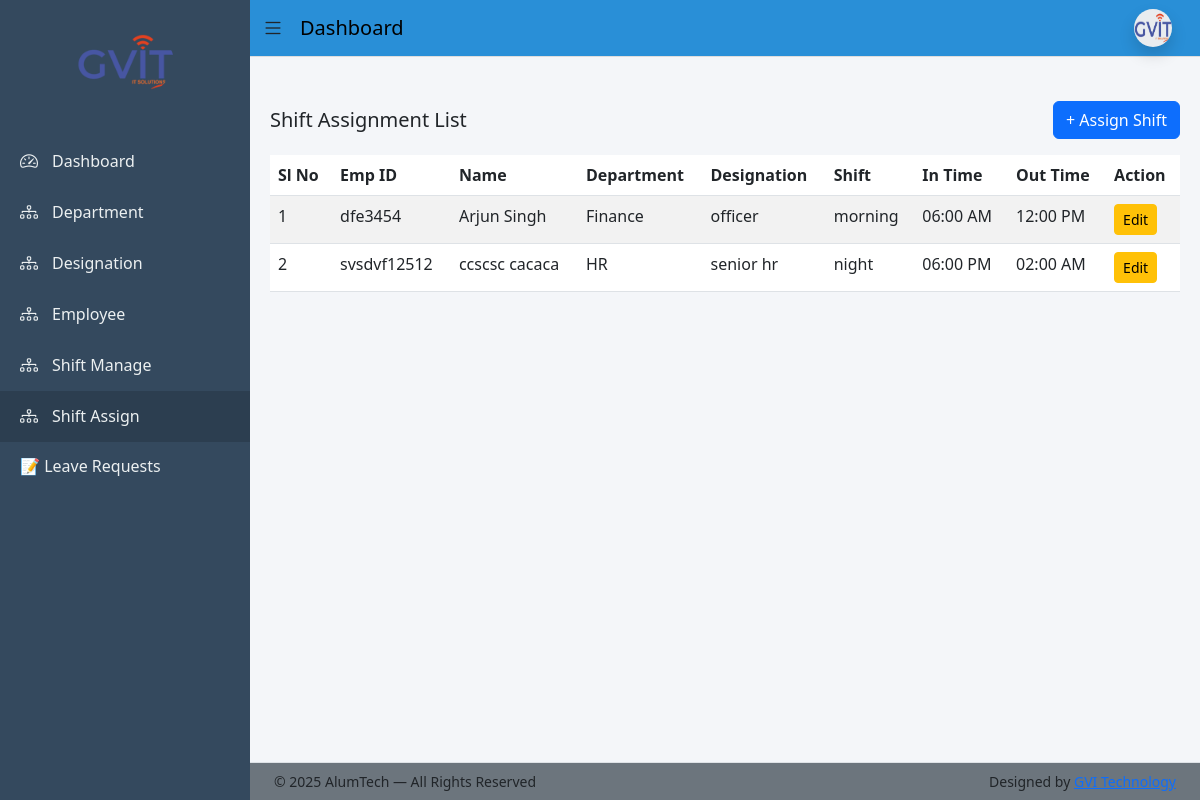
Page /shift-assign/list/ (signed in) on the earlier database version.
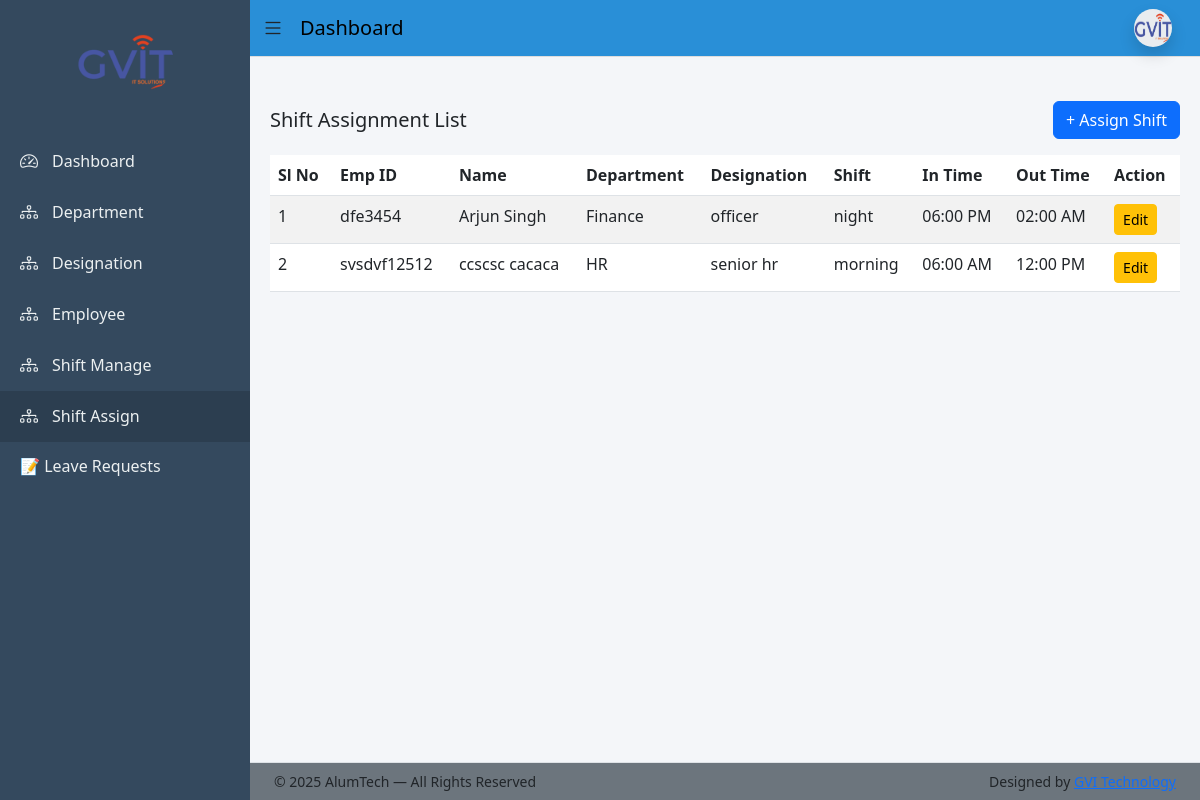
Same page on the later database version.
### app/models.py (models this page shows, shortened)
class ShiftAssignment(models.Model):
    employee = models.ForeignKey(Employee, on_delete=models.CASCADE)
    shift = models.ForeignKey(Shift, on_delete=models.CASCADE)
    assigned_date = models.DateField(auto_now_add=True)
    is_active = models.BooleanField(default=True)
    class Meta:
        ordering = ['-id']

class Shift(models.Model):
    name = models.CharField(max_length=100)
    start_time = models.TimeField()
    end_time = models.TimeField()
    break_minutes = models.PositiveIntegerField(default=0)
    is_active = models.BooleanField(default=True)
    created_at = models.DateTimeField(auto_now_add=True)

class Employee(models.Model):
    BLOOD_GROUP_CHOICES = [
        ('A+', 'A+'), ('A-', 'A-'),
        ('B+', 'B+'), ('B-', 'B-'),
        ('O+', 'O+'), ('O-', 'O-'),
        ('AB+', 'AB+'), ('AB-', 'AB-'),
    ]
    BACHELOR_CHOICES = [
        ('BCom', 'B.Com'),
        ('BSc', 'B.Sc'),
        ('BA', 'B.A'),
        ('BTech', 'B.Tech'),
    ]
    MASTER_CHOICES = [
        ('MCom', 'M.Com'),
        ('MSc', 'M.Sc'),
        ('MA', 'M.A'),
        ('MTech', 'M.Tech'),
    ]
    first_name = models.CharField(max_length=50)
    middle_name = models.CharField(max_length=50, blank=True)
    last_name = models.CharField(max_length=50)
    gender = models.CharField(max_length=10,choices=[('Male','Male'),('Female','Female'),('Other','Other')])
    blood_group = models.CharField(max_length=10, choices=BLOOD_GROUP_CHOICES, blank=True, null=True)
    date_of_birth = models.DateField(null=True, blank=True)
    father_name = models.CharField(max_length=100, blank=True)
    mother_name = models.CharField(max_length=100, blank=True)
    user = models.OneToOneField(User, on_delete=models.CASCADE, null=True, blank=True, related_name='employee_profile')
    email = models.EmailField(unique=True)
    contact_no = models.CharField(max_length=15)
    emergency_contact = models.CharField(max_length=15)
    address = models.TextField(blank=True, null=True)
    permanent_address = models.TextField(blank=True, null=True)
    bachelor_degree = models.CharField(max_length=10, choices=BACHELOR_CHOICES, blank=True, null=True)
    master_degree = models.CharField(max_length=10, choices=MASTER_CHOICES, blank=True, null=True)
    employee_id = models.CharField(max_length=20, unique=True)
    department = models.ForeignKey(Department, on_delete=models.PROTECT)
    designation = models.ForeignKey(Designation, on_delete=models.PROTECT)
    date_of_joining = models.DateField(blank=True, null=True)
    photo = models.ImageField(upload_to='employees/', blank=True, null=True)
    pan_no = models.CharField(max_length=10,blank=True,null=True)
    Aadhar_no = models.CharField(max_length=12,blank=True,null=True)
    Bank_name = models.CharField(max_length=50,blank=True,null=True)
    acc_no = models.CharField(max_length=15,blank=True,null=True)
    ifsc_no = models.CharField(max_length=15,blank=True,null=True)
    branch_name = models.CharField(max_length=50,blank=True,null=True)
    is_active = models.BooleanField(default=True)
    created_at = models.DateTimeField(auto_now_add=True)
    generated_at = models.DateField(blank=True, null=True)
    created_by = models.ForeignKey(User, on_delete=models.SET_NULL, null=True, blank=True, related_name='created_employees')

class Department(models.Model):
    name = models.CharField(max_length=100, unique=True)
    description = models.TextField(blank=True)

class Designation(models.Model):
    department = models.ForeignKey(Department, on_delete=models.CASCADE)
    name = models.CharField(max_length=100)

### app/views.py (the view)
# urls.py: path('shift-assign/list/', views.shift_assign_list, name='shift_assign_list'),
@login_required(login_url='login')
def shift_assign_list(request):
    return render(request, 'shift/shift_assign_list.html', {
        'assignments': ShiftAssignment.objects.select_related(
            'employee__department', 'employee__designation', 'shift'
        )
    })

### templates/shift/shift_assign_list.html (shortened to what this page needs)
{% extends 'base_dashboard.html' %}
{% block content %}
<div class="d-flex justify-content-between align-items-center mb-3">
  <h5 class="mb-0">Shift Assignment List</h5>
  <a href="{% url 'shift_assign' %}" class="btn btn-primary">
    + Assign Shift
  </a>
</div>
<table class="table table-striped">
  <thead>
    <tr>
      <th>Sl No</th>
      <th>Emp ID</th>
      <th>Name</th>
      <th>Department</th>
      <th>Designation</th>
      <th>Shift</th>
      <th>In Time</th>
      <th>Out Time</th>
      <th>Action</th>
    </tr>
  </thead>
  <tbody>
    {% for s in assignments %}
    <tr>
      <td>{{ forloop.counter }}</td>
      <td>{{ s.employee.employee_id }}</td>
      <td>{{ s.employee.first_name }} {{ s.employee.last_name }}</td>
      <td>{{ s.employee.department.name }}</td>
      <td>{{ s.employee.designation.name }}</td>
      <td>{{ s.shift.name }}</td>
      <td>{{ s.shift.start_time|time:"h:i A" }}</td>
      <td>{{ s.shift.end_time|time:"h:i A" }}</td>
      <td>
        <a
          href="{% url 'shift_assign_edit' s.id %}"
          class="btn btn-warning btn-sm"
        >
          Edit
        </a>
      </td>
    </tr>
    {% empty %}
    <tr>
      <td colspan="8" class="text-center text-muted">
        No shift assignments found
      </td>
    </tr>
    {% endfor %}
  </tbody>
</table>
{% endblock %}

Differences in the rows shown:
changed ShiftAssignment "dfe3454": shift.name "morning" → "night"; shift.start_time "06:00 AM" → "06:00 PM"; shift.end_time "12:00 PM" → "02:00 AM"
changed ShiftAssignment "svsdvf12512": shift.name "night" → "morning"; shift.start_time "06:00 PM" → "06:00 AM"; shift.end_time "02:00 AM" → "12:00 PM"
